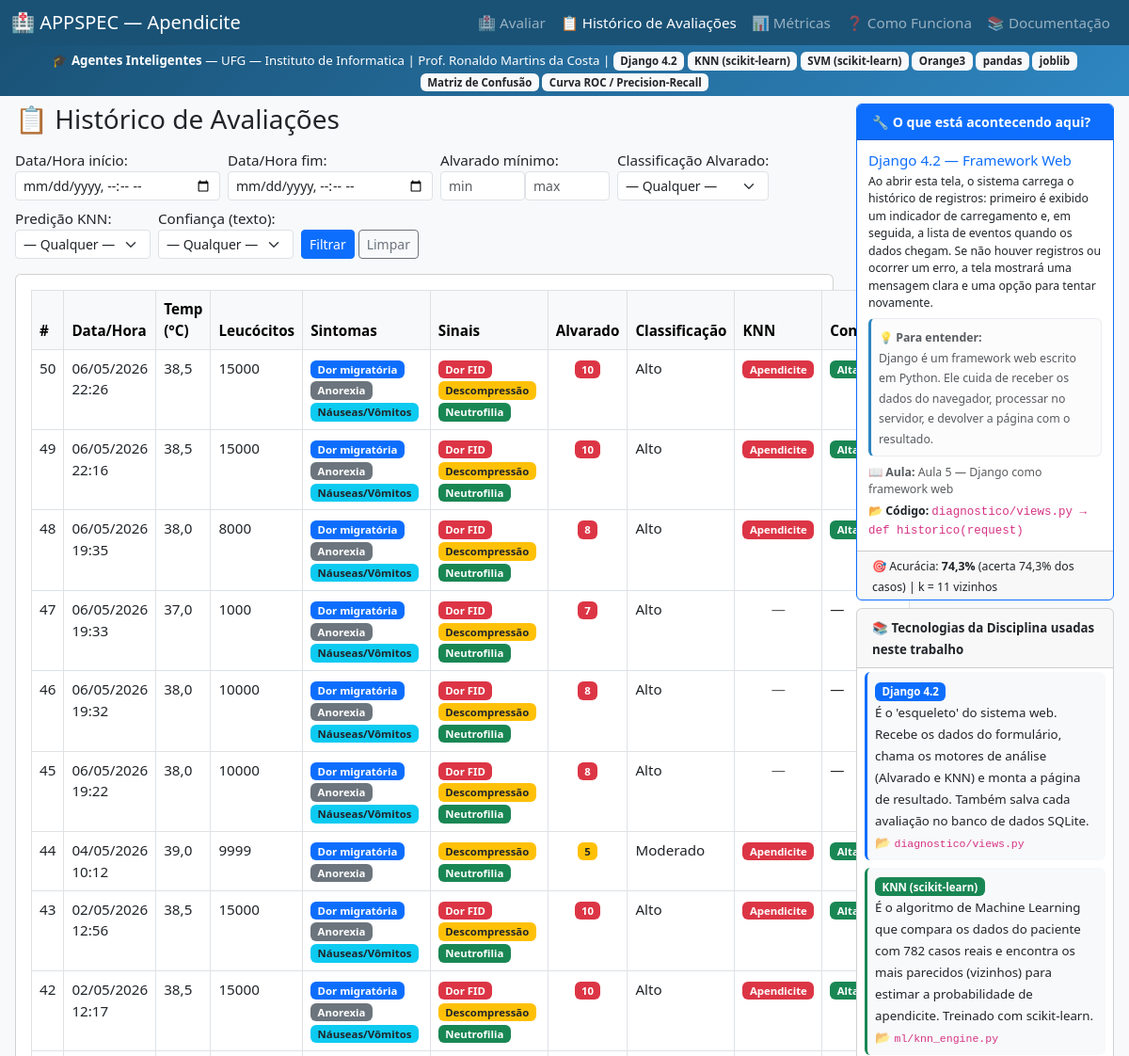
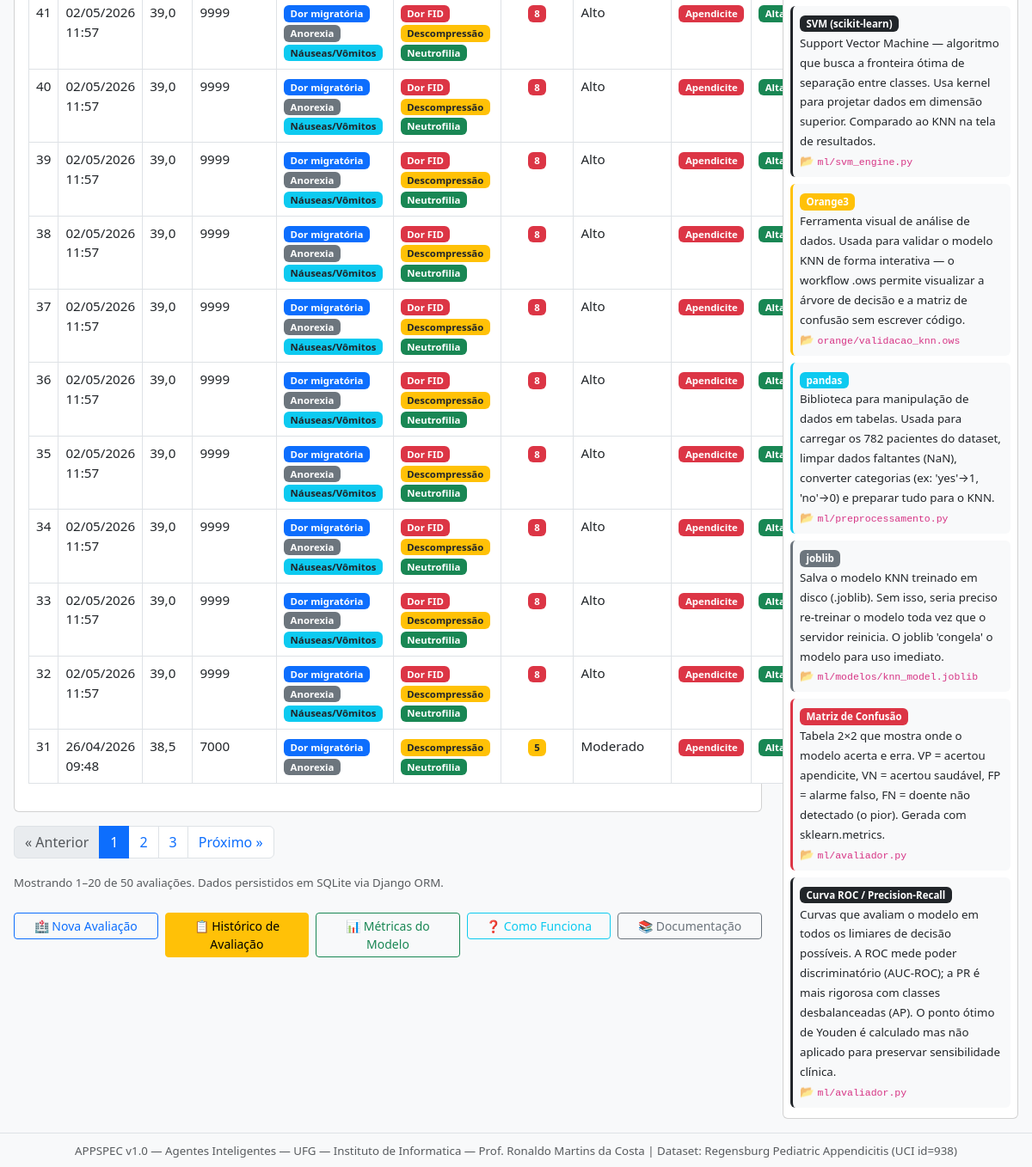
/historico/, run on an earlier commit of the app's database (2 pictures, top to bottom).
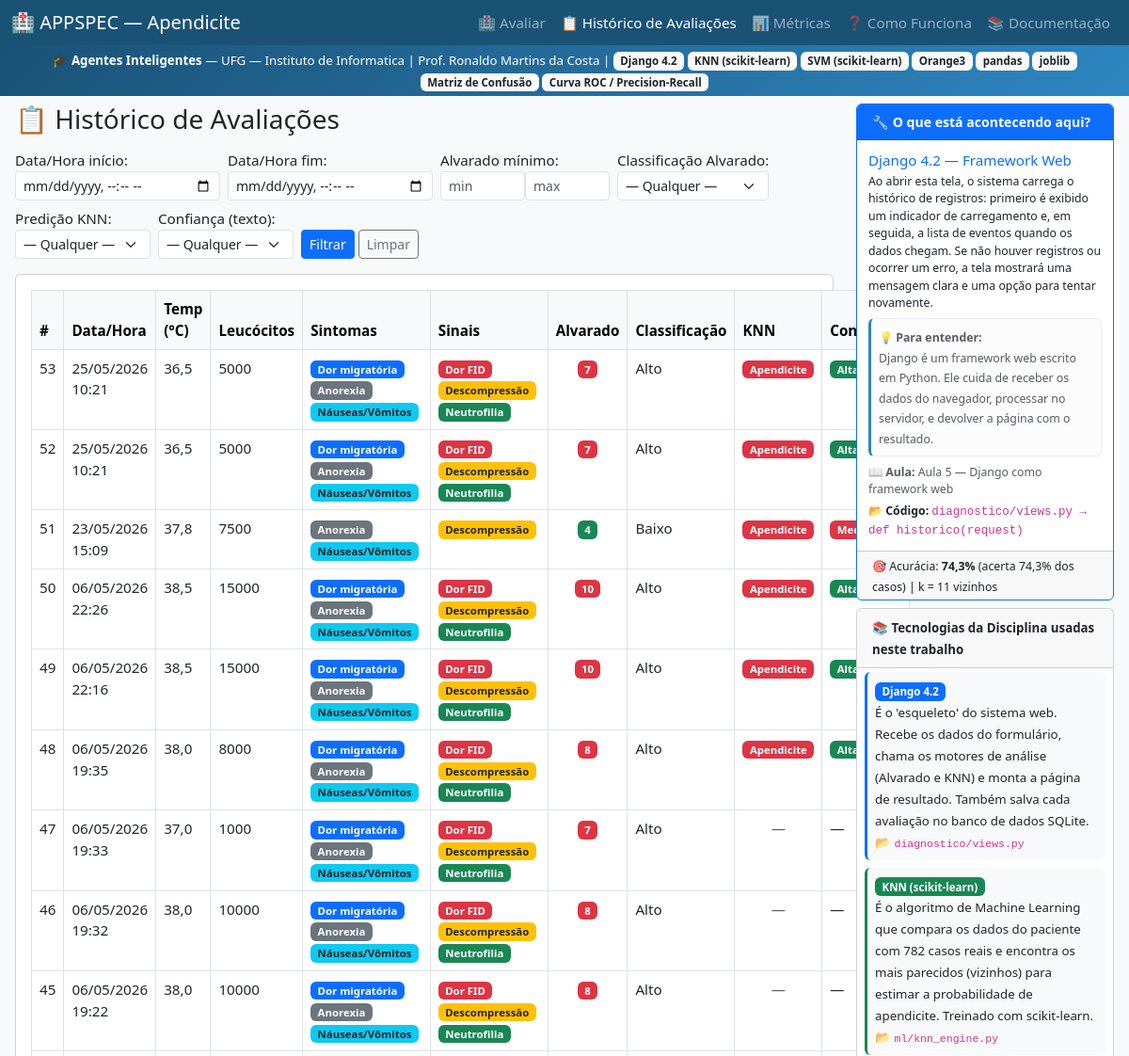
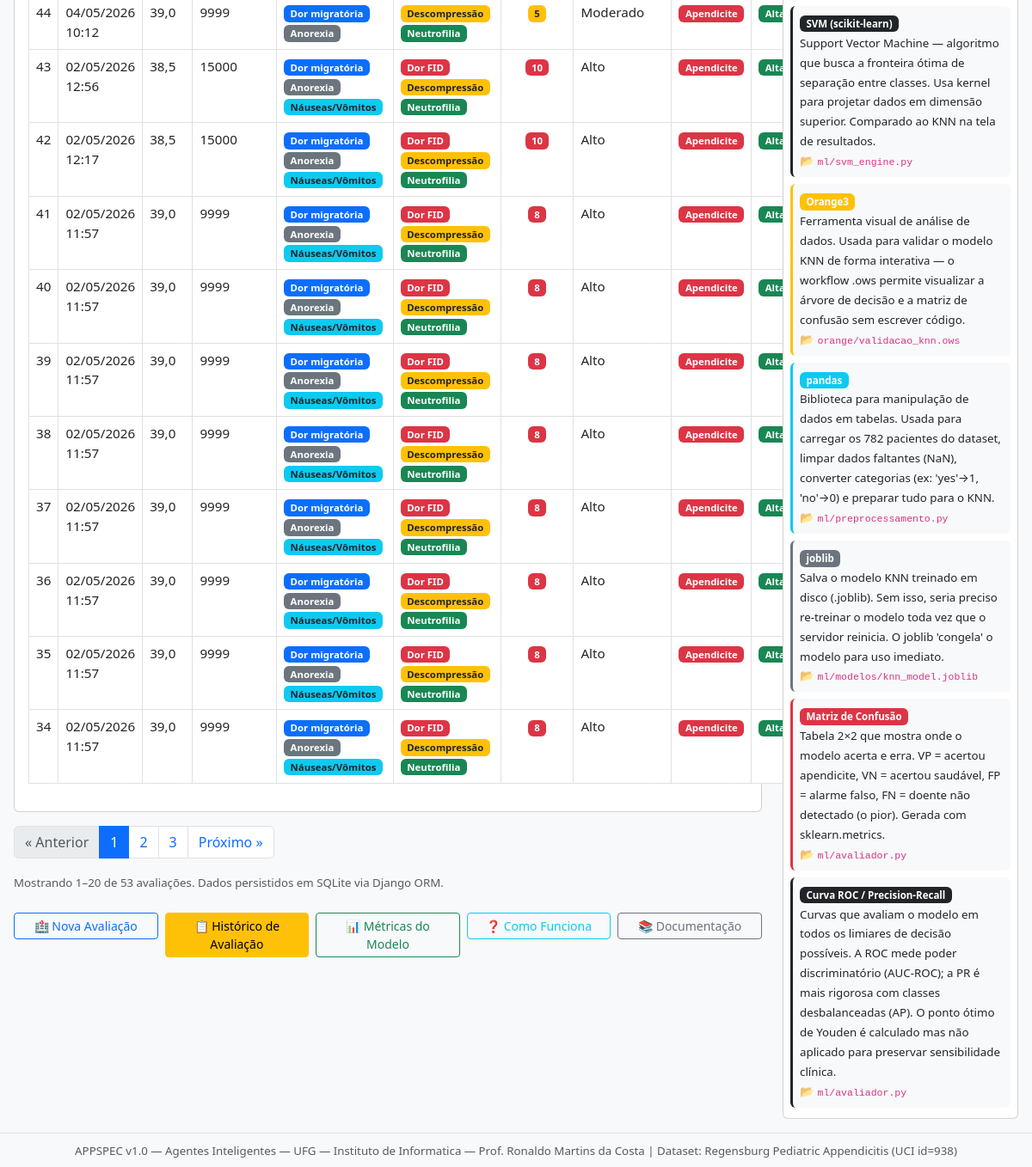
And on a later commit of the database (2 pictures, top to bottom).
### diagnostico/models.py (models this page shows, shortened)
class Avaliacao(models.Model):
    dor_migratoria         = models.BooleanField(default=False)
    anorexia               = models.BooleanField(default=False)
    nauseas_vomitos        = models.BooleanField(default=False)
    dor_fid                = models.BooleanField(default=False)
    descompressao_dolorosa = models.BooleanField(default=False)
    temperatura            = models.FloatField()
    leucocitos             = models.IntegerField()
    neutrofilia            = models.BooleanField(default=False)
    score_alvarado         = models.IntegerField()
    classificacao_alvarado = models.CharField(max_length=20)
    predicao_knn           = models.IntegerField(null=True, blank=True)
    probabilidade_knn      = models.FloatField(null=True, blank=True)
    confianca_knn          = models.CharField(max_length=20, blank=True, default='')
    predicao_svm           = models.IntegerField(null=True, blank=True)
    probabilidade_svm      = models.FloatField(null=True, blank=True)
    confianca_svm          = models.CharField(max_length=50, blank=True, default='')
    criado_em              = models.DateTimeField(auto_now_add=True)
    class Meta:
        verbose_name = "Avaliação Clínica"
        verbose_name_plural = "Avaliações Clínicas"
        ordering = ["-criado_em"] # ← Ordena da mais recente para a mais antiga

### diagnostico/views.py (the view)
# urls.py: path('historico/',        views.historico,        name='historico'),
def historico(request):
    per_page = 20
    from .forms import HistoricoFilterForm
    qs = Avaliacao.objects.all().order_by('-id')
    form = HistoricoFilterForm(request.GET or None)
    if form.is_valid():
        cd = form.cleaned_data
        if cd.get('start_datetime'):
            qs = qs.filter(criado_em__gte=cd['start_datetime'])
        if cd.get('end_datetime'):
            qs = qs.filter(criado_em__lte=cd['end_datetime'])
        if cd.get('alvarado_min') is not None:
            qs = qs.filter(score_alvarado__gte=cd['alvarado_min'])
        if cd.get('alvarado_max') is not None:
            qs = qs.filter(score_alvarado__lte=cd['alvarado_max'])
        if cd.get('classificacao'):
            qs = qs.filter(classificacao_alvarado=cd['classificacao'])
        if cd.get('knn'):
            try:
                knn_val = int(cd['knn'])
                qs = qs.filter(predicao_knn=knn_val)
            except Exception:
                pass
        if cd.get('confianca'):
            qs = qs.filter(confianca_knn=cd['confianca'])
    else:
        pass
    paginator = Paginator(qs, per_page)
    page_number = request.GET.get('page')
    page_obj = paginator.get_page(page_number)
    querydict = request.GET.copy()
    if 'page' in querydict:
        del querydict['page']
    return render(request, 'diagnostico/historico.html', {
        'page_obj': page_obj,
        'avaliacoes': page_obj.object_list,
        'filter_form': form,
        'querystring': querydict.urlencode(),
    })

### diagnostico/templates/diagnostico/historico.html (shortened to what this page needs)
{% extends 'diagnostico/base.html' %}
{% block content %}
<h3>📋 Histórico de Avaliações</h3>
<form method="get" class="row g-2 mb-3" novalidate>
    <div class="col-auto">
        {{ filter_form.start_datetime.label_tag }}
        {{ filter_form.start_datetime }}
    </div>
    <div class="col-auto">
        {{ filter_form.end_datetime.label_tag }}
        {{ filter_form.end_datetime }}
    </div>
    <div class="col-auto">
        {{ filter_form.alvarado_min.label_tag }}
        <div class="d-flex">
            {{ filter_form.alvarado_min }}
            {{ filter_form.alvarado_max }}
        </div>
    </div>
    <div class="col-auto">
        {{ filter_form.classificacao.label_tag }}
        {{ filter_form.classificacao }}
    </div>
    <div class="col-auto">
        {{ filter_form.knn.label_tag }}
        {{ filter_form.knn }}
    </div>
    <div class="col-auto">
        {{ filter_form.confianca.label_tag }}
        {{ filter_form.confianca }}
    </div>
    <div class="col-auto align-self-end">
        <button type="submit" class="btn btn-primary btn-sm">Filtrar</button>
        <a href="{% url 'diagnostico:historico' %}" class="btn btn-outline-secondary btn-sm">Limpar</a>
    </div>
</form>
{% if avaliacoes %}
<div class="card">
    <div class="card-body">
        <table class="table table-bordered table-hover">
            <thead class="table-light">
                <tr>
                    <th>#</th>
                    <th>Data/Hora</th>
                    <th>Temp (°C)</th>
                    <th>Leucócitos</th>
                    <th>Sintomas</th>
                    <th>Sinais</th>
                    <th>Alvarado</th>
                    <th>Classificação</th>
                    <th>KNN</th>
                    <th>Confiança</th>
                </tr>
            </thead>
            <tbody>
            {% for av in avaliacoes %}
            <tr>
                <td>{{ av.pk }}</td>
                <td>{{ av.criado_em|date:"d/m/Y H:i" }}</td>
                <td>{{ av.temperatura|floatformat:1 }}</td>
                <td>{{ av.leucocitos }}</td>
                <td>
                    {% if av.dor_migratoria or av.anorexia or av.nauseas_vomitos %}
                        {% if av.dor_migratoria %}<span class="badge bg-primary me-1">Dor migratória</span>{% endif %}
                        {% if av.anorexia %}<span class="badge bg-secondary me-1">Anorexia</span>{% endif %}
                        {% if av.nauseas_vomitos %}<span class="badge bg-info text-dark me-1">Náuseas/Vômitos</span>{% endif %}
                    {% else %}
                        <span class="text-muted">—</span>
                    {% endif %}
                </td>
                <td>
                    {% if av.dor_fid or av.descompressao_dolorosa or av.neutrofilia %}
                        {% if av.dor_fid %}<span class="badge bg-danger me-1">Dor FID</span>{% endif %}
                        {% if av.descompressao_dolorosa %}<span class="badge bg-warning text-dark me-1">Descompressão</span>{% endif %}
                        {% if av.neutrofilia %}<span class="badge bg-success me-1">Neutrofilia</span>{% endif %}
                    {% else %}
                        <span class="text-muted">—</span>
                    {% endif %}
                </td>
                <td class="text-center">
                    <span class="badge bg-{% if av.classificacao_alvarado == 'alto' %}danger{% elif av.classificacao_alvarado == 'moderado' %}warning text-dark{% else %}success{% endif %}">
                        {{ av.score_alvarado }}
                    </span>
                </td>
                <td>{{ av.classificacao_alvarado|title }}</td>
                <td class="text-center">
                    {% if av.predicao_knn is not None %}
                    <span class="badge bg-{% if av.predicao_knn == 1 %}danger{% else %}success{% endif %}">
                        {% if av.predicao_knn == 1 %}Apendicite{% else %}Sem{% endif %}
                    </span>
                    {% else %}
                    <span class="text-muted">—</span>
                    {% endif %}
                </td>
                <td>
                    {% if av.confianca_knn %}
                    <span class="badge bg-{% if av.confianca_knn == 'Alta' %}success{% elif av.confianca_knn == 'Média' %}warning text-dark{% else %}danger{% endif %}">
                        {{ av.confianca_knn }}
                    </span>
                    {% else %}
                    —
                    {% endif %}
                </td>
            </tr>
            {% endfor %}
            </tbody>
        </table>
    </div>
</div>
<nav aria-label="Paginação histórico" class="mt-3">
  <ul class="pagination">
    {% if page_obj.has_previous %}
      <li class="page-item">
        <a class="page-link" href="?{% if querystring %}{{ querystring }}&{% endif %}page={{ page_obj.previous_page_number }}" aria-label="Anterior">&laquo; Anterior</a>
      </li>
    {% else %}
      <li class="page-item disabled"><span class="page-link">&laquo; Anterior</span></li>
    {% endif %}
    {% with num_pages=page_obj.paginator.num_pages low=page_obj.number|add:"-2" high=page_obj.number|add:"2" num_pages_minus_2=num_pages|add:"-2" %}
      {% for num in page_obj.paginator.page_range %}
        {% if num <= 2 or num > num_pages_minus_2 or num >= low and num <= high %}
          {% if page_obj.number == num %}
            <li class="page-item active" aria-current="page"><span class="page-link">{{ num }}</span></li>
            {% else %}
             <li class="page-item"><a class="page-link" href="?{% if querystring %}{{ querystring }}&{% endif %}page={{ num }}">{{ num }}</a></li>
            {% endif %}
        {% endif %}
      {% endfor %}
    {% endwith %}
    {% if page_obj.has_next %}
      <li class="page-item">
        <a class="page-link" href="?{% if querystring %}{{ querystring }}&{% endif %}page={{ page_obj.next_page_number }}" aria-label="Próximo">Próximo &raquo;</a>
      </li>
    {% else %}
      <li class="page-item disabled"><span class="page-link">Próximo &raquo;</span></li>
    {% endif %}
  </ul>
</nav>
<p class="text-muted mt-2">
    <small>Mostrando {{ page_obj.start_index }}–{{ page_obj.end_index }} de {{ page_obj.paginator.count }} avaliações.
    Dados persistidos em SQLite via Django ORM.</small>
</p>
{% else %}
<div class="alert alert-info">
    <strong>Nenhuma avaliação registrada.</strong>
    <a href="{% url 'diagnostico:index' %}">Faça uma avaliação</a> para ver o histórico.
</div>
{% endif %}
{% endblock %}

What changed in the data, as far as the page shows it:
no longer on this page (row unchanged): Avaliacao: pk "33", criado_em "02/05/2026 11:57", temperatura "39,0", leucocitos "9999", dor_migratoria "Dor migratória", dor_fid "Dor FID", score_alvarado "8", classificacao_alvarado "Alto", predicao_knn "Apendicite", confianca_knn "Alta"
no longer on this page (row unchanged): Avaliacao: pk "32", criado_em "02/05/2026 11:57", temperatura "39,0", leucocitos "9999", dor_migratoria "Dor migratória", dor_fid "Dor FID", score_alvarado "8", classificacao_alvarado "Alto", predicao_knn "Apendicite", confianca_knn "Alta"
no longer on this page (row unchanged): Avaliacao: pk "31", criado_em "26/04/2026 09:48", temperatura "38,5", leucocitos "7000", dor_migratoria "Dor migratória", dor_fid "Descompressão", score_alvarado "5", classificacao_alvarado "Moderado", predicao_knn "Apendicite", confianca_knn "Alta"
added Avaliacao: pk "53", criado_em "25/05/2026 10:21", temperatura "36,5", leucocitos "5000", dor_migratoria "Dor migratória", dor_fid "Dor FID", score_alvarado "7", classificacao_alvarado "Alto", predicao_knn "Apendicite", confianca_knn "Alta"
added Avaliacao: pk "52", criado_em "25/05/2026 10:21", temperatura "36,5", leucocitos "5000", dor_migratoria "Dor migratória", dor_fid "Dor FID", score_alvarado "7", classificacao_alvarado "Alto", predicao_knn "Apendicite", confianca_knn "Alta"
added Avaliacao: pk "51", criado_em "23/05/2026 15:09", temperatura "37,8", leucocitos "7500", dor_migratoria "Anorexia", dor_fid "Descompressão", score_alvarado "4", classificacao_alvarado "Baixo", predicao_knn "Apendicite", confianca_knn "Media"
Also different on the page:
{{ page_obj.paginator.count }}: "50" → "53"
